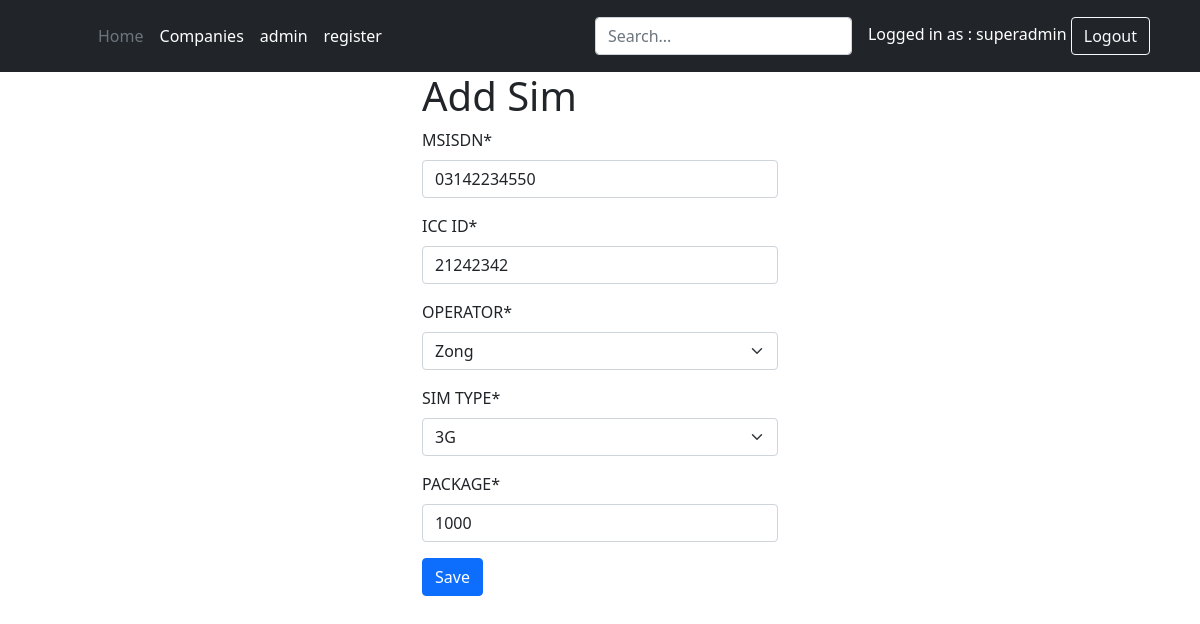
Screenshot of /inventory/sims/1/edit/ (signed in) with the database file from the repository.
### accounts/models.py (models this page shows)
class UserProfile(AbstractUser):
    is_manager  = models.BooleanField(default=False)
    is_admin    = models.BooleanField(default=False)
    is_installer = models.BooleanField(default=False)
    is_agent = models.BooleanField(default=False)
    company = models.ForeignKey(Company, on_delete=models.CASCADE, null=True, related_name='owned_companies')

### inventory/models.py (models this page shows, shortened)
class Sim(models.Model):
    MSISDN = models.CharField(max_length=50)
    ICC_ID = models.CharField(max_length=50)
    OPERATOR_CHOICES = [
        ('zong', 'Zong'),
        ('ufone', 'Ufone'),
        ('warid', 'Warid'),
        ('mobilink', 'Mobilink'),
        ('telenor', 'Telenor'),
    ]
    GSM_CHOICES = [
        ('2g', '2G'),
        ('3g', '3G'),
    ]
    OPERATOR = models.CharField(max_length=50, choices=OPERATOR_CHOICES)
    SIM_TYPE = models.CharField(max_length=50, choices=GSM_CHOICES)
    PACKAGE = models.CharField(max_length=50)
    user = models.ForeignKey(settings.AUTH_USER_MODEL, on_delete=models.CASCADE, related_name='sim_items')
    company = models.ForeignKey(Company, on_delete=models.CASCADE, related_name='sim_items')

### inventory/views.py (the view)
# urls.py: path('sims/<int:pk>/edit/', SimUpdateView.as_view(), name='sim_update'),
class SimUpdateView(UpdateView):
    model = Sim
    template_name = 'inventory/sim_form.html'
    fields = ['MSISDN', 'ICC_ID', 'OPERATOR', 'SIM_TYPE', 'PACKAGE']
    success_url = reverse_lazy('inventory:sim_list')

### inventory/templates/inventory/sim_form.html (shortened to what this page needs)
{% extends 'base.html' %}
{% block content %}
  <div class="container">
  <div class="row" >
<div  class="col">
</div>
<div  class="col">
    <h1>Add Sim</h1>
    <form method="post">
      {% load crispy_forms_tags %}
      {{ form|crispy }}
      <button type="submit" class="btn btn-primary">Save</button>
    </form>
      </div>
      <div  class="col">
</div>
      </div>
  </div>
{% endblock %}

### templates/header.html (shortened to what this page needs)
<header class="p-3 bg-dark text-white">
    <div class="container">
      <div class="d-flex flex-wrap align-items-center justify-content-center justify-content-lg-start">
        <a href="/" class="d-flex align-items-center mb-2 mb-lg-0 text-white text-decoration-none">
          <svg class="bi me-2" width="40" height="32" role="img" aria-label="Bootstrap"><use xlink:href="#bootstrap"></use></svg>
        </a>
        <ul class="nav col-12 col-lg-auto me-lg-auto mb-2 justify-content-center mb-md-0">
          <li><a href="\" class="nav-link px-2 text-secondary">Home</a></li>
          {% if request.user.is_authenticated %}
              {% if request.user.is_superuser %}
          <li><a href="{% url 'home:company_list' %}" class="nav-link px-2 text-white">Companies</a></li>
          <li><a href="/admin/" class="nav-link px-2 text-white">admin</a></li>
          <li><a href="{% url 'accounts:register' %}" class="nav-link px-2 text-white">register</a></li>
          {% endif %}
          {% endif %}
        </ul>
        <form class="col-12 col-lg-auto mb-3 mb-lg-0 me-lg-3">
          <input type="search" class="form-control form-control-dark" placeholder="Search..." aria-label="Search">
        </form>
        {% if request.user.is_authenticated %}
        <div class="text-end">
        Logged in as : {{ request.user.username }}
        <a href="{% url 'accounts:logout' %}" class="btn btn-outline-light me-2">Logout</a>
        </div>
        {% else %}
        <div class="text-end">
          <a href="{% url 'accounts:login' %}" class="btn btn-outline-light me-2">Login</a>
        {% endif %}
      </div>
    </div>
  </header>

### rows the page displays
UserProfile: user.username "superadmin"
Sim: MSISDN "03142234550", ICC_ID "21242342", OPERATOR "Zong", SIM_TYPE "3G", PACKAGE "1000"
